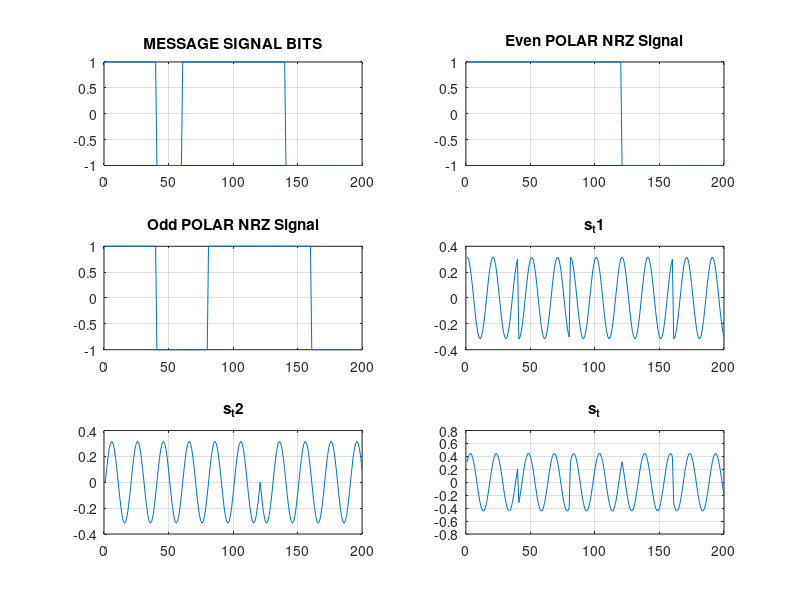
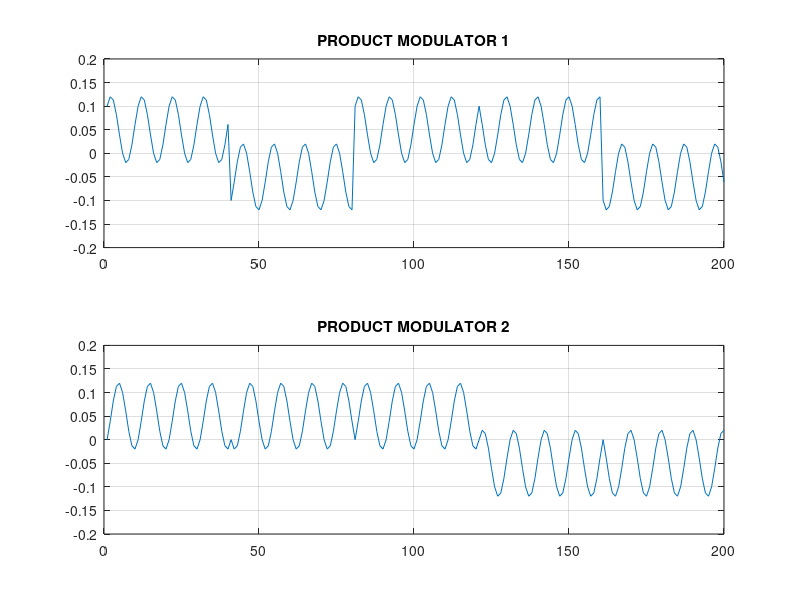
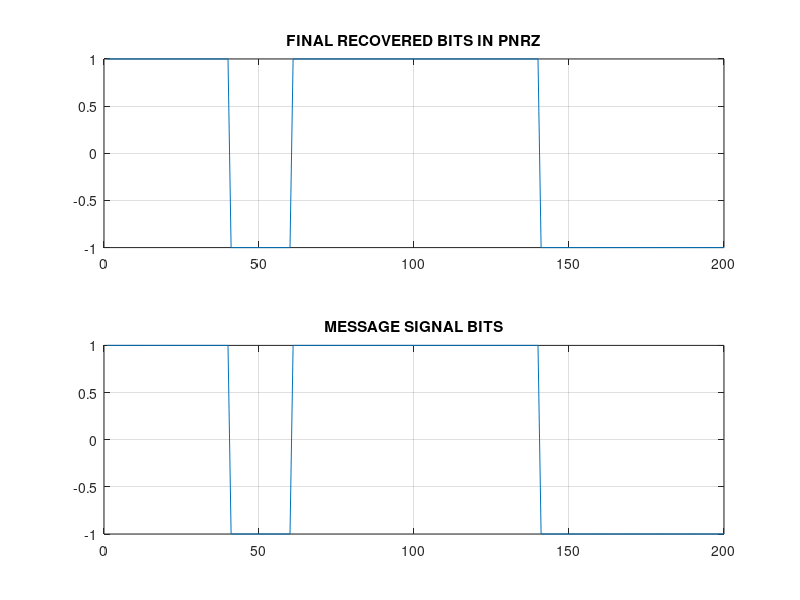

Source code (MATLAB) for these figures, in order:
%NAME:ARCHIT VASHIST
%ROLL NO:2021BEC0022

%% BPSK IMPLEMENTATION IN MATLAB
clc;
clear all;
close all;


%bit generation
bit_pattern=round(rand(1,10));
disp('Input signal bits');
disp(bit_pattern);

% career frequency
fc=10;

%sampling frequency
fs=20*fc;

%sampling time
Ts=1/fs;

%time interval for sampling
t=0:Ts:1-Ts;

%bit length
T_b=length(t)/length(bit_pattern);

%career wave inphase component
phi_t1=sqrt(2/T_b)*cos(2*pi*fc*t);


%career wave quadrature component
phi_t2=sqrt(2/T_b)*sin(2*pi*fc*t);

even_bits=[];
odd_bits=[];
for j=1:1:length(bit_pattern)
    if(mod(j,2)==0)
       even_bits=[even_bits bit_pattern(j)];
    else
        odd_bits=[odd_bits bit_pattern(j)];
    end
end

PNRZ=[]; %PNRZ storing variable of message signal

%POLAR NRZ creation
for j=1:1:length(bit_pattern)
    if bit_pattern(j)==1
        x_t=repmat(bit_pattern(j),1,T_b);   
    else
        x_t=repmat(-1,1,T_b);
    end
    PNRZ=cat(2,PNRZ,x_t);
end

EPNRZ=[]; %PNRZ storing variable of message signal of even bits

% POLAR NRZ creation
for j=1:1:length(even_bits)
    if even_bits(j)==1
        x_t=repmat(even_bits(j),1,2*T_b);   
    else
        x_t=repmat(-1,1,2*T_b);
    end
    EPNRZ=cat(2,EPNRZ,x_t);
end


OPNRZ=[]; %PNRZ storing variable of message signal

%POLAR NRZ creation
for j=1:1:length(odd_bits)
    if odd_bits(j)==1
        x_t=repmat(odd_bits(j),1,2*T_b);   
    else
        x_t=repmat(-1,1,2*T_b);
    end
    OPNRZ=cat(2,OPNRZ,x_t);
end

s_t1=OPNRZ.*phi_t1;
s_t2=EPNRZ.*phi_t2;

figure(1)

subplot(3,2,1)
plot(PNRZ)
title('MESSAGE SIGNAL BITS')

grid on;
subplot(3,2,2);
plot(EPNRZ);
title('Even POLAR NRZ Signal')
grid on;

subplot(3,2,3);
plot(OPNRZ);
title('Odd POLAR NRZ Signal')
grid on;

subplot(3,2,4);
plot(s_t1);
title('s_t1')
grid on;

subplot(3,2,5);
plot(s_t2);
title('s_t2')
grid on;

s_t=s_t1+s_t2;

subplot(3,2,6);
plot(s_t);
title('s_t')
grid on;


%%DEMODULATION
y1_t=s_t.*phi_t1;
y2_t=s_t.*phi_t2;

figure(2)
subplot(2,1,1)
plot(y1_t)
title('PRODUCT MODULATOR 1')
grid on;

subplot(2,1,2)
plot(y2_t)
title('PRODUCT MODULATOR 2')
grid on;
final_bit=[];

for j = 1:2:length(bit_pattern)

    % calculate the start and end index for integration interval
    start_index = (j-1)*T_b+1;
    end_index = j*T_b;

    % integrator
    bit_sum1 = sum(y1_t(start_index:end_index));
    bit_sum2 = sum(y2_t(start_index:end_index));
    
    if(bit_sum1>0 && bit_sum2>0)
        final_bit=[final_bit 1 1];
    elseif(bit_sum1>0 && bit_sum2<0)
        final_bit=[final_bit 1 0];
    elseif(bit_sum1<0 && bit_sum2>0)
        final_bit=[final_bit 0 1];
    elseif(bit_sum1<0 && bit_sum2<0)
        final_bit=[final_bit 0 0];
    end
end

FPNRZ=[]; %PNRZ storing variable of message signal

%POLAR NRZ creation
for j=1:1:length(final_bit)
    if final_bit(j)==1
        x_t=repmat(final_bit(j),1,T_b);   
    else
        x_t=repmat(-1,1,T_b);
    end
    FPNRZ=cat(2,FPNRZ,x_t);
end

figure(3)
subplot(2,1,1)
plot(FPNRZ)
title('FINAL RECOVERED BITS IN PNRZ')
grid on;

subplot(2,1,2)
plot(PNRZ)
title('MESSAGE SIGNAL BITS')
grid on;

disp('output signal bits');
disp(final_bit);

%CHECK ERROR IN SIGNAL
error=biterr(bit_pattern,final_bit);
if error==0
    disp('NO BIT ERROR');
else
    disp('BIT ERROR EXIST');
end